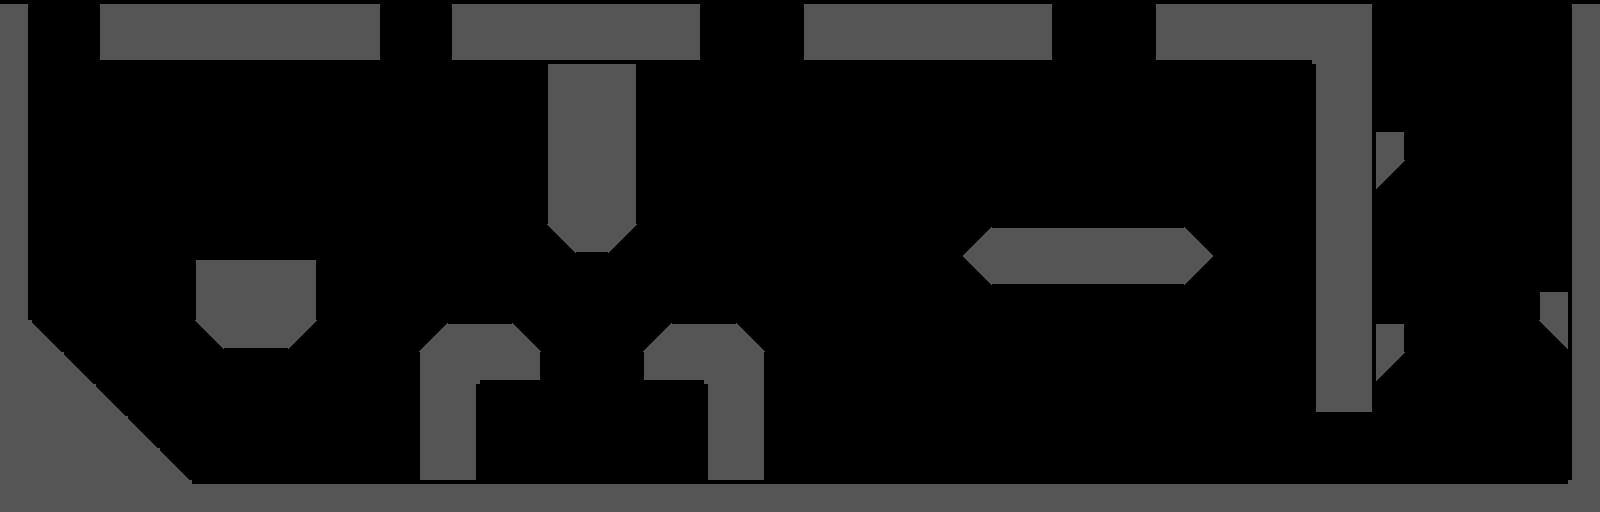

Tiled map render using the project's own tile images. Description and the map definition, with tile-layer contents summarised, below:
An orthogonal 50x16 tile map with 32x32 px tiles, 1 tile layer (Tile Layer 1).

<map version="1.0" orientation="orthogonal" renderorder="right-down" width="50" height="16" tilewidth="32" tileheight="32" nextobjectid="1">
 <tileset firstgid="1" name="tilesheet" tilewidth="32" tileheight="32" tilecount="16">
  <image source="tilesheet.png" width="128" height="128" />
 </tileset>
 <layer name="Tile Layer 1" width="50" height="16">
  <data>[800 cells, 261 non-empty, 13 distinct tile ids]</data>
 </layer>
</map>